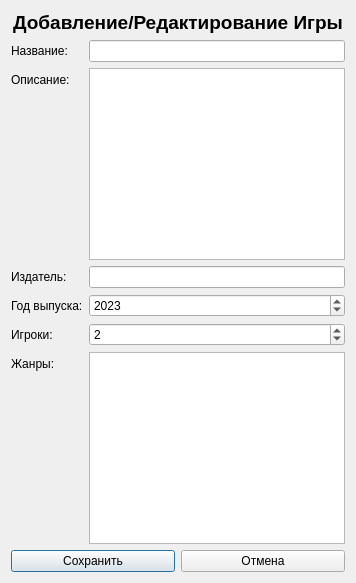
<?xml version="1.0" encoding="UTF-8"?>
<ui version="4.0">
 <class>GameEditWindow</class>
 <widget class="QDialog" name="GameEditWindow">
  <property name="windowTitle">
   <string>Добавление/Редактирование Игры</string>
  </property>
  <layout class="QVBoxLayout" name="verticalLayout">
   <item>
    <widget class="QLabel" name="titleLabel">
     <property name="text">
      <string>Добавление/Редактирование Игры</string>
     </property>
     <property name="alignment">
      <set>Qt::AlignCenter</set>
     </property>
     <property name="font">
      <font>
       <pointsize>14</pointsize>
       <bold>true</bold>
      </font>
     </property>
    </widget>
   </item>
   <item>
    <layout class="QFormLayout" name="formLayout">
     <item row="0" column="0">
      <widget class="QLabel" name="titleLabel">
       <property name="text">
        <string>Название:</string>
       </property>
      </widget>
     </item>
     <item row="0" column="1">
      <widget class="QLineEdit" name="titleLineEdit"/>
     </item>
     <item row="1" column="0">
      <widget class="QLabel" name="descriptionLabel">
       <property name="text">
        <string>Описание:</string>
       </property>
      </widget>
     </item>
     <item row="1" column="1">
      <widget class="QTextEdit" name="descriptionTextEdit"/>
     </item>
     <item row="2" column="0">
      <widget class="QLabel" name="publisherLabel">
       <property name="text">
        <string>Издатель:</string>
       </property>
      </widget>
     </item>
     <item row="2" column="1">
      <widget class="QLineEdit" name="publisherLineEdit"/>
     </item>
     <item row="3" column="0">
      <widget class="QLabel" name="releaseYearLabel">
       <property name="text">
        <string>Год выпуска:</string>
       </property>
      </widget>
     </item>
     <item row="3" column="1">
      <widget class="QSpinBox" name="releaseYearSpinBox">
       <property name="minimum">
        <number>1900</number>
       </property>
       <property name="maximum">
        <number>2100</number>
       </property>
       <property name="value">
        <number>2023</number>
       </property>
      </widget>
     </item>
     <item row="4" column="0">
      <widget class="QLabel" name="playersLabel">
       <property name="text">
        <string>Игроки:</string>
       </property>
      </widget>
     </item>
     <item row="4" column="1">
      <widget class="QSpinBox" name="playersSpinBox">
       <property name="minimum">
        <number>1</number>
       </property>
       <property name="maximum">
        <number>100</number>
       </property>
       <property name="value">
        <number>2</number>
       </property>
      </widget>
     </item>
     <item row="5" column="0">
      <widget class="QLabel" name="genresLabel">
       <property name="text">
        <string>Жанры:</string>
       </property>
      </widget>
     </item>
     <item row="5" column="1">
      <widget class="QListWidget" name="genresListWidget">
       <property name="selectionMode">
        <enum>QAbstractItemView::ExtendedSelection</enum>
       </property>
       <property name="minimumSize">
        <size>
         <width>200</width>
         <height>100</height>
        </size>
       </property>
      </widget>
     </item>
    </layout>
   </item>
   <item>
    <layout class="QHBoxLayout" name="buttonLayout">
     <item>
      <widget class="QPushButton" name="saveButton">
       <property name="text">
        <string>Сохранить</string>
       </property>
      </widget>
     </item>
     <item>
      <widget class="QPushButton" name="cancelButton">
       <property name="text">
        <string>Отмена</string>
       </property>
      </widget>
     </item>
    </layout>
   </item>
  </layout>
 </widget>
 <resources/>
 <connections/>
</ui>
